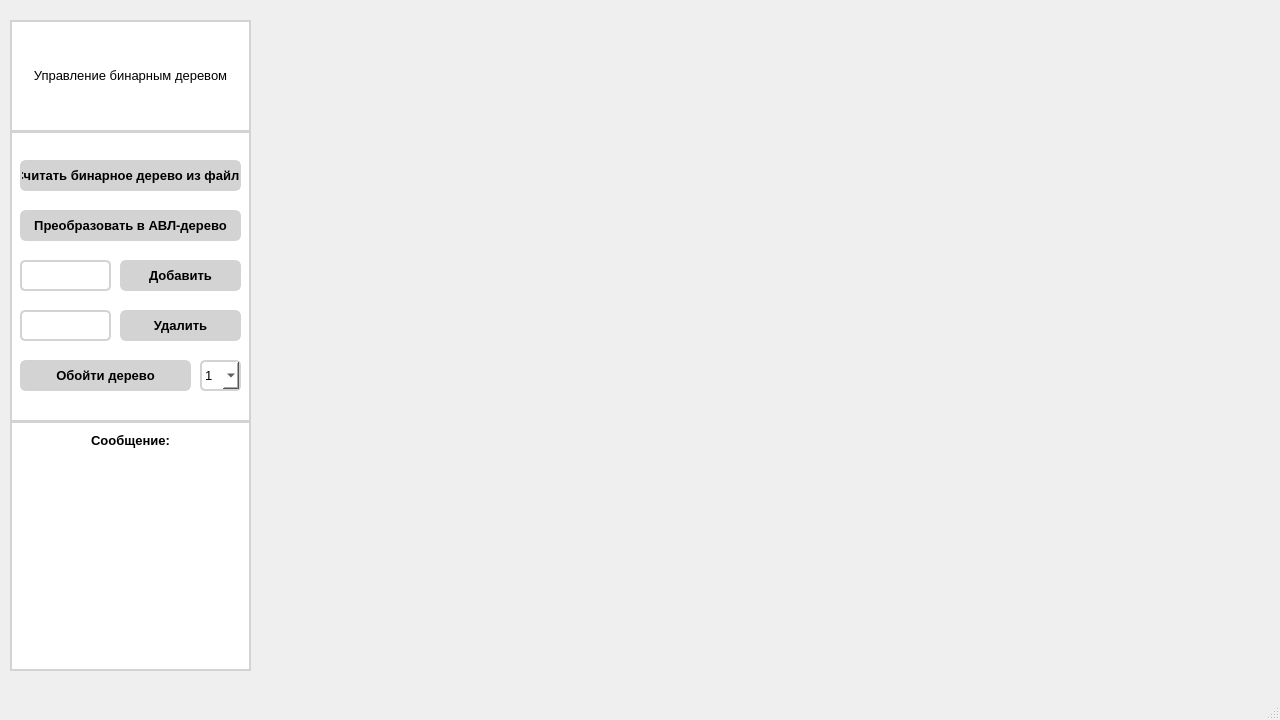
<?xml version="1.0" encoding="UTF-8"?>
<ui version="4.0">
 <class>MainWindow</class>
 <widget class="QMainWindow" name="MainWindow">
  <property name="geometry">
   <rect>
    <x>0</x>
    <y>0</y>
    <width>1280</width>
    <height>720</height>
   </rect>
  </property>
  <property name="sizePolicy">
   <sizepolicy hsizetype="Fixed" vsizetype="Fixed">
    <horstretch>0</horstretch>
    <verstretch>0</verstretch>
   </sizepolicy>
  </property>
  <property name="font">
   <font>
    <pointsize>10</pointsize>
   </font>
  </property>
  <property name="windowTitle">
   <string>MainWindow</string>
  </property>
  <widget class="QWidget" name="centralwidget">
   <widget class="QWidget" name="administrationPanel" native="true">
    <property name="enabled">
     <bool>true</bool>
    </property>
    <property name="geometry">
     <rect>
      <x>10</x>
      <y>20</y>
      <width>241</width>
      <height>651</height>
     </rect>
    </property>
    <property name="autoFillBackground">
     <bool>false</bool>
    </property>
    <property name="styleSheet">
     <string notr="true">background-color: white;
border-color: lightgray;
border-width: 2px;
border-style: solid;</string>
    </property>
    <widget class="QPushButton" name="readBtn">
     <property name="enabled">
      <bool>true</bool>
     </property>
     <property name="geometry">
      <rect>
       <x>10</x>
       <y>140</y>
       <width>221</width>
       <height>31</height>
      </rect>
     </property>
     <property name="cursor">
      <cursorShape>PointingHandCursor</cursorShape>
     </property>
     <property name="styleSheet">
      <string notr="true">border-radius: 6px; background-color: lightgray; 
font: 8pt &quot;MS Shell Dlg 2&quot;;
font-weight: 600;</string>
     </property>
     <property name="text">
      <string>Считать бинарное дерево из файла</string>
     </property>
     <property name="checkable">
      <bool>true</bool>
     </property>
    </widget>
    <widget class="QLabel" name="panelHeader">
     <property name="geometry">
      <rect>
       <x>10</x>
       <y>10</y>
       <width>221</width>
       <height>91</height>
      </rect>
     </property>
     <property name="layoutDirection">
      <enum>Qt::LeftToRight</enum>
     </property>
     <property name="styleSheet">
      <string notr="true">color: rgb(0, 0, 0);
font: 120 16pt &quot;MS Shell Dlg 2&quot;;
border: none;</string>
     </property>
     <property name="text">
      <string>Управление бинарным деревом</string>
     </property>
     <property name="textFormat">
      <enum>Qt::PlainText</enum>
     </property>
     <property name="scaledContents">
      <bool>false</bool>
     </property>
     <property name="alignment">
      <set>Qt::AlignCenter</set>
     </property>
     <property name="wordWrap">
      <bool>true</bool>
     </property>
    </widget>
    <widget class="Line" name="line">
     <property name="geometry">
      <rect>
       <x>0</x>
       <y>110</y>
       <width>241</width>
       <height>3</height>
      </rect>
     </property>
     <property name="orientation">
      <enum>Qt::Horizontal</enum>
     </property>
    </widget>
    <widget class="QPushButton" name="toAVLBtn">
     <property name="enabled">
      <bool>true</bool>
     </property>
     <property name="geometry">
      <rect>
       <x>10</x>
       <y>190</y>
       <width>221</width>
       <height>31</height>
      </rect>
     </property>
     <property name="cursor">
      <cursorShape>PointingHandCursor</cursorShape>
     </property>
     <property name="styleSheet">
      <string notr="true">border-radius: 6px; background-color: lightgray; 
font: 8pt &quot;MS Shell Dlg 2&quot;;
font-weight: 600;</string>
     </property>
     <property name="text">
      <string>Преобразовать в АВЛ-дерево</string>
     </property>
     <property name="checkable">
      <bool>true</bool>
     </property>
    </widget>
    <widget class="QPushButton" name="addBtn">
     <property name="enabled">
      <bool>true</bool>
     </property>
     <property name="geometry">
      <rect>
       <x>110</x>
       <y>240</y>
       <width>121</width>
       <height>31</height>
      </rect>
     </property>
     <property name="cursor">
      <cursorShape>PointingHandCursor</cursorShape>
     </property>
     <property name="styleSheet">
      <string notr="true">border-radius: 6px; background-color: lightgray; 
font: 8pt &quot;MS Shell Dlg 2&quot;;
font-weight: 600;</string>
     </property>
     <property name="text">
      <string>Добавить</string>
     </property>
     <property name="checkable">
      <bool>true</bool>
     </property>
    </widget>
    <widget class="QLineEdit" name="addValue">
     <property name="geometry">
      <rect>
       <x>10</x>
       <y>240</y>
       <width>91</width>
       <height>31</height>
      </rect>
     </property>
     <property name="styleSheet">
      <string notr="true">border-radius: 5px;
padding-left: 5px;</string>
     </property>
     <property name="inputMask">
      <string/>
     </property>
     <property name="text">
      <string/>
     </property>
     <property name="maxLength">
      <number>32767</number>
     </property>
    </widget>
    <widget class="QLineEdit" name="delValue">
     <property name="geometry">
      <rect>
       <x>10</x>
       <y>290</y>
       <width>91</width>
       <height>31</height>
      </rect>
     </property>
     <property name="styleSheet">
      <string notr="true">border-radius: 5px;
font: 75 8pt &quot;MS Shell Dlg 2&quot;;
padding-left: 5px;</string>
     </property>
     <property name="inputMethodHints">
      <set>Qt::ImhNone</set>
     </property>
     <property name="text">
      <string/>
     </property>
    </widget>
    <widget class="QPushButton" name="delBtn">
     <property name="enabled">
      <bool>true</bool>
     </property>
     <property name="geometry">
      <rect>
       <x>110</x>
       <y>290</y>
       <width>121</width>
       <height>31</height>
      </rect>
     </property>
     <property name="cursor">
      <cursorShape>PointingHandCursor</cursorShape>
     </property>
     <property name="styleSheet">
      <string notr="true">border-radius: 6px; background-color: lightgray; 
font: 8pt &quot;MS Shell Dlg 2&quot;;
font-weight: 600;</string>
     </property>
     <property name="text">
      <string>Удалить</string>
     </property>
     <property name="checkable">
      <bool>true</bool>
     </property>
    </widget>
    <widget class="QPushButton" name="traversalBtn">
     <property name="enabled">
      <bool>true</bool>
     </property>
     <property name="geometry">
      <rect>
       <x>10</x>
       <y>340</y>
       <width>171</width>
       <height>31</height>
      </rect>
     </property>
     <property name="cursor">
      <cursorShape>PointingHandCursor</cursorShape>
     </property>
     <property name="styleSheet">
      <string notr="true">border-radius: 6px; background-color: lightgray; 
font: 8pt &quot;MS Shell Dlg 2&quot;;
font-weight: 600;</string>
     </property>
     <property name="text">
      <string>Обойти дерево</string>
     </property>
     <property name="checkable">
      <bool>true</bool>
     </property>
    </widget>
    <widget class="QComboBox" name="traversalType">
     <property name="geometry">
      <rect>
       <x>190</x>
       <y>340</y>
       <width>41</width>
       <height>31</height>
      </rect>
     </property>
     <property name="styleSheet">
      <string notr="true">font: 75 8pt &quot;MS Shell Dlg 2&quot;;
border-radius: 5px;</string>
     </property>
     <property name="currentText">
      <string>1</string>
     </property>
     <property name="placeholderText">
      <string/>
     </property>
     <item>
      <property name="text">
       <string>1</string>
      </property>
     </item>
     <item>
      <property name="text">
       <string>2</string>
      </property>
     </item>
     <item>
      <property name="text">
       <string>3</string>
      </property>
     </item>
     <item>
      <property name="text">
       <string>4</string>
      </property>
     </item>
    </widget>
    <widget class="Line" name="line_2">
     <property name="geometry">
      <rect>
       <x>0</x>
       <y>400</y>
       <width>241</width>
       <height>3</height>
      </rect>
     </property>
     <property name="orientation">
      <enum>Qt::Horizontal</enum>
     </property>
    </widget>
    <widget class="QLabel" name="messageHeader">
     <property name="geometry">
      <rect>
       <x>10</x>
       <y>410</y>
       <width>221</width>
       <height>20</height>
      </rect>
     </property>
     <property name="font">
      <font>
       <pointsize>10</pointsize>
       <weight>75</weight>
       <bold>true</bold>
      </font>
     </property>
     <property name="styleSheet">
      <string notr="true">border: none;</string>
     </property>
     <property name="text">
      <string>Сообщение:</string>
     </property>
     <property name="alignment">
      <set>Qt::AlignCenter</set>
     </property>
    </widget>
    <widget class="QLabel" name="messageText">
     <property name="geometry">
      <rect>
       <x>10</x>
       <y>450</y>
       <width>221</width>
       <height>171</height>
      </rect>
     </property>
     <property name="font">
      <font>
       <family>Times New Roman</family>
       <pointsize>13</pointsize>
       <italic>false</italic>
      </font>
     </property>
     <property name="styleSheet">
      <string notr="true">padding: 5px;
border: none; font-size: 13pt;</string>
     </property>
     <property name="text">
      <string/>
     </property>
     <property name="alignment">
      <set>Qt::AlignLeading|Qt::AlignLeft|Qt::AlignTop</set>
     </property>
     <property name="wordWrap">
      <bool>true</bool>
     </property>
    </widget>
   </widget>
   <widget class="QWidget" name="verticalLayoutWidget">
    <property name="geometry">
     <rect>
      <x>270</x>
      <y>20</y>
      <width>1001</width>
      <height>651</height>
     </rect>
    </property>
    <layout class="QVBoxLayout" name="heightLayout">
     <property name="spacing">
      <number>0</number>
     </property>
     <property name="sizeConstraint">
      <enum>QLayout::SetDefaultConstraint</enum>
     </property>
    </layout>
   </widget>
  </widget>
  <widget class="QMenuBar" name="menubar">
   <property name="geometry">
    <rect>
     <x>0</x>
     <y>0</y>
     <width>1280</width>
     <height>23</height>
    </rect>
   </property>
  </widget>
  <widget class="QStatusBar" name="statusbar"/>
 </widget>
 <resources/>
 <connections/>
</ui>
